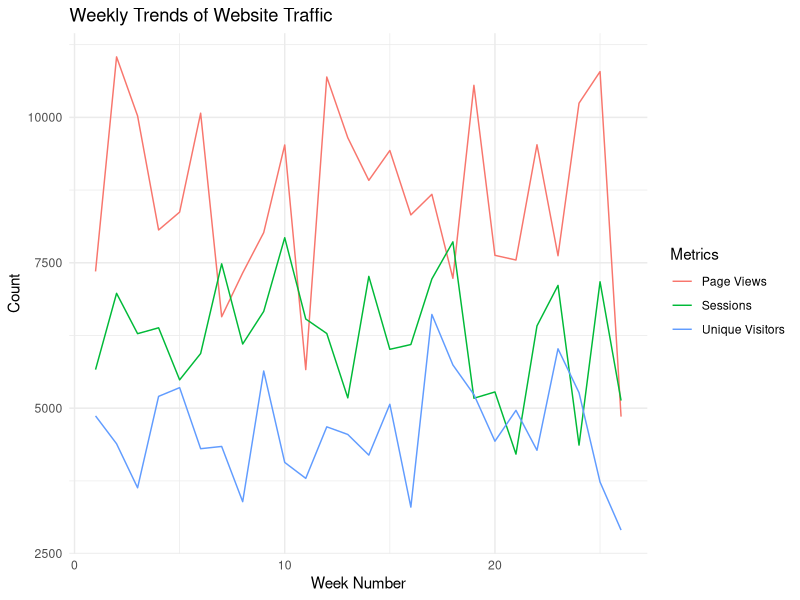

The R script that drew this image:
set.seed(123)

traffic_data <- data.frame(
  date = seq.Date(from = as.Date("2023-01-01"), by = "day", length.out = 180),
  page_views = sample(500:2000, 180, replace = TRUE),
  sessions = sample(300:1500, 180, replace = TRUE),
  unique_visitors = sample(200:1200, 180, replace = TRUE)
)

library(dplyr)

stats_summary <- traffic_data %>%
  summarise(
    mean_page_views = mean(page_views),
    median_page_views = median(page_views),
    sd_page_views = sd(page_views),
    mean_sessions = mean(sessions),
    median_sessions = median(sessions),
    sd_sessions = sd(sessions),
    mean_unique_visitors = mean(unique_visitors),
    median_unique_visitors = median(unique_visitors),
    sd_unique_visitors = sd(unique_visitors)
  )

print(stats_summary)

library(ggplot2)

traffic_data_weekly <- traffic_data %>%
  mutate(week = as.numeric(format(date, "%U"))) %>%
  group_by(week) %>%
  summarise(
    weekly_page_views = sum(page_views),
    weekly_sessions = sum(sessions),
    weekly_unique_visitors = sum(unique_visitors)
  )

ggplot(traffic_data_weekly, aes(x = week)) +
  geom_line(aes(y = weekly_page_views, color = "Page Views")) +
  geom_line(aes(y = weekly_sessions, color = "Sessions")) +
  geom_line(aes(y = weekly_unique_visitors, color = "Unique Visitors")) +
  labs(
    title = "Weekly Trends of Website Traffic",
    x = "Week Number",
    y = "Count",
    color = "Metrics"
  ) +
  theme_minimal()
